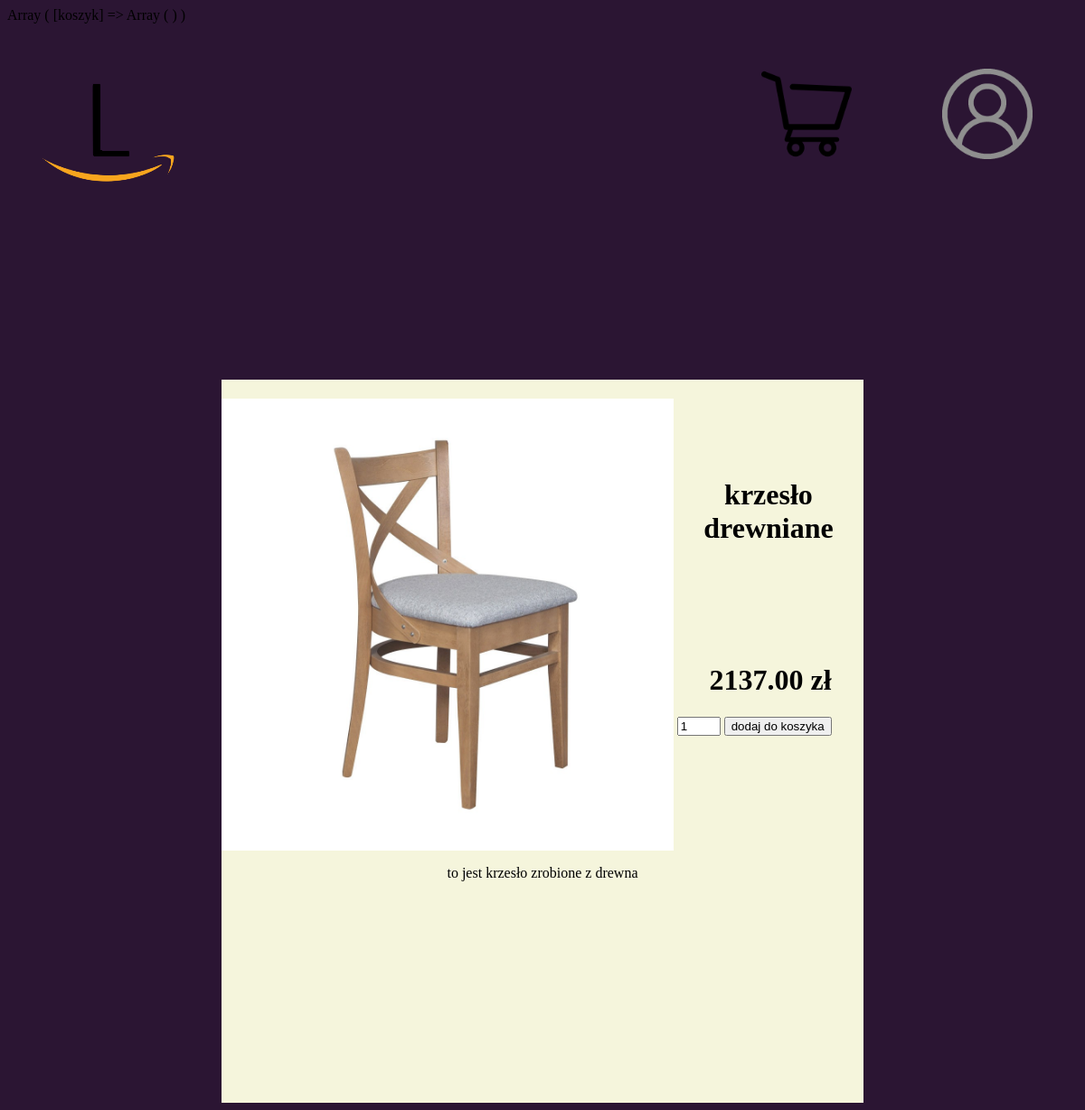
/product_page.php?produkt=4, run on the app's committed database.
### tables this page shows
CREATE TABLE `produkt` (
  `produkt_id` int(11) NOT NULL,
  `nazwa` varchar(100) NOT NULL,
  `cena` decimal(12,2) UNSIGNED NOT NULL,
  `cala_cena` decimal(15,2) UNSIGNED NOT NULL,
  `ilosc` int(11) UNSIGNED NOT NULL,
  `img_id` int(11) DEFAULT NULL,
  `promocja` decimal(5,0) UNSIGNED NOT NULL,
  `opis` text NOT NULL,
  `kategoria_id` int(11) NOT NULL
);

CREATE TABLE `img` (
  `img_id` int(11) NOT NULL,
  `url` varchar(200) NOT NULL
);

### product_page.php (the view, shortened to what this page needs)
<!DOCTYPE html>
<html lang="en">
<head>
    <link rel="stylesheet" href="css2.css">
    <link rel="stylesheet" href="css3.css">
    <link rel="stylesheet" href="navbar.css">
</head>
<body>
    <?php
    $connect=@new mysqli('localhost','root','','lamazon');
        print_r($_SESSION);
    ?>
    <div class="top">
        <a href="landing_page.php"><img class="logo" src="Lamazoon (1).png" alt="logo strony"></a>
        <a href="login.php" style="float:right"><img class="user" src="user2.png" alt="user"></a>
        <a href="koszyk.php"><img src="cart.png" alt="" style="width: 100px;" class="cart"></a>
    </div>
    <center>
        <div class="box">
            <div class = "wraper">
                <?php
                    $query1="SELECT * FROM `produkt` LEFT join `img` using(`img_id`) WHERE `produkt_id` = {$_GET['produkt']}";
                    $resoult = $connect->query($query1);
                    $row = $resoult->fetch_assoc();
                    echo "<img class='previev' src='imgs/{$row["url"]}'>";
                    echo "<h1 class='nazwa'>{$row["nazwa"]}</h1>";
                ?>
                    <div class="opcje">
                        <div>
                            <?php
                                if($row["promocja"] > 0){
                                    number_format($row["cala_cena"],2);
                                    echo "<h1 class='nowa'>{$row["cala_cena"]} zł</h1>";
                                    echo "<h2 class='stara'>{$row["cena"]} zł</h2>";
                                }else{
                                    echo "<h1 >{$row["cena"]} zł</h1>";
                                }
                            ?>
                        </div>
                        <form action="" method="post">
                            <input type="number" name="ilosc" min="1" value="1" max = <?php echo $row["ilosc"]; ?>>
                            <input type="submit" value="dodaj do koszyka">
                        </form>
                    </div>
            </div>
            <?php
                echo "<p>{$row["opis"]}</p>"
            ?>
        </div>
    </center>
</body>
</html>

### css2.css (style rules this page uses)
body { background-color: rgb(43, 21, 51); }

### css3.css (style rules this page uses)
.previev { width: 500px; float: left; }
.box { margin-top: 20vh; height: 100vh; width: 60%; background-color: beige; overflow: hidden; }
.box > * { color: black; }
.nazwa { height: 250px; display: flex; justify-content: center; align-items: center }
.opcje { display: flex; justify-content: right; align-items: end; flex-direction: column; padding-right: 5%; }
.wraper { height: 500px; }
.top { position: absolute; top: 0; left: 0; width: 100%; }

### navbar.css (style rules this page uses)
* { text-decoration: none; }
.user { height: 100px; width: 100px; padding: 50px; }
.cart { height: 100px; width: 100px; padding: 50px; float: right; }
.top { position: sticky; top: 0; }

### data on the page
produkt: img.url (picture), nazwa "krzesło drewniane", cena "2137.00", opis "to jest krzesło zrobione z drewna"
